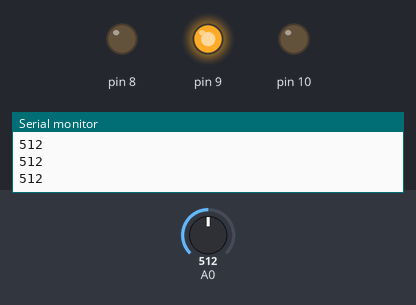
Recording of a sketch running on a simulated Arduino Uno, built with avr-gcc and run on an emulated ATmega328P. On the bench: output pins drawn as LEDs (lit = HIGH), the last lines printed to the serial monitor. The test bench sets the inputs (shaded band); at power-on: A0 = 512.

Above: at 1.2 s.
1.3 s: A0 set to 358
2.8 s: A0 set to 336
At 4.0 s:
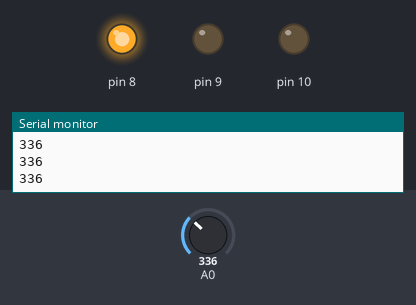
4.3 s: A0 set to 710
At 5.2 s:
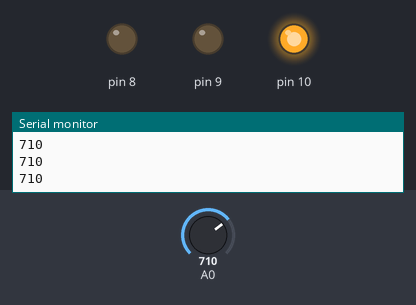
5.8 s: A0 set to 685
At 6.4 s:
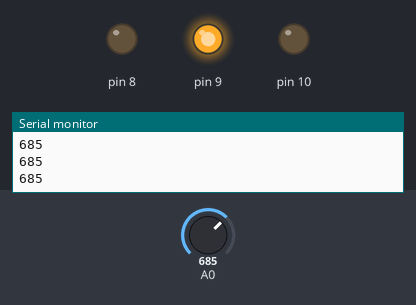
7.3 s: A0 set to 716
At 7.6 s:
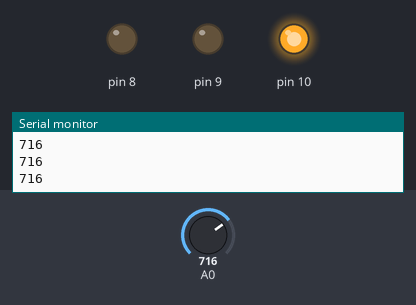
Timing chart, 0 to 9.8 s (numbered marks = the images above; inputs shaded):
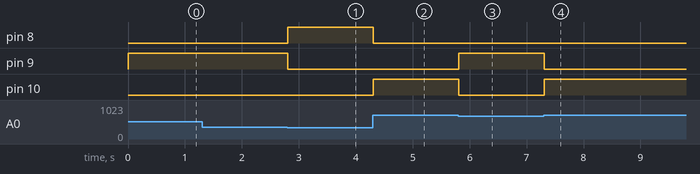

Measured:
- the behaviour switches between 351 and 350 on A0 (found by bisection; images 0 and 1)
- the behaviour switches between 701 and 700 on A0 (found by bisection; images 2 and 3)
- after the input at 2.8 s, pin 8: LOW → HIGH at once; pin 9: HIGH → LOW at once
- after the input at 4.3 s, pin 8: HIGH → LOW at once; pin 10: LOW → HIGH at once
- after the input at 5.8 s, pin 9: LOW → HIGH at once; pin 10: HIGH → LOW at once
- after the input at 7.3 s, pin 9: HIGH → LOW at once; pin 10: LOW → HIGH at once

The sketch:

variable_resistance.ino
```cpp
int val = 0;
int ledRed = 8;
int ledGreen = 9;
int ledBlue = 10;

void setup() {
  Serial.begin(9600);
  pinMode(8, OUTPUT);
  pinMode(9, OUTPUT);
  pinMode(10, OUTPUT);
}

void loop() {
  int val = analogRead(A0);
  Serial.println(val);
  if(val <= 350){
    digitalWrite(8,HIGH);
    digitalWrite(9,LOW);
    digitalWrite(10,LOW);
  }
  else if(val > 350 && val <= 700){
    digitalWrite(8,LOW);
    digitalWrite(9,HIGH);
    digitalWrite(10,LOW);
  }
  else {
    digitalWrite(8,LOW);
    digitalWrite(9,LOW);
    digitalWrite(10,HIGH);
  }
  delay(20);
}
```
